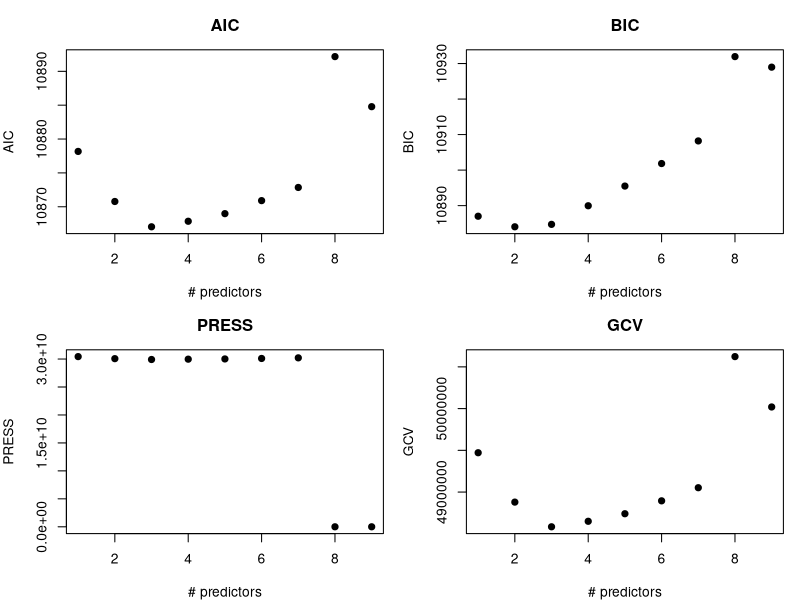
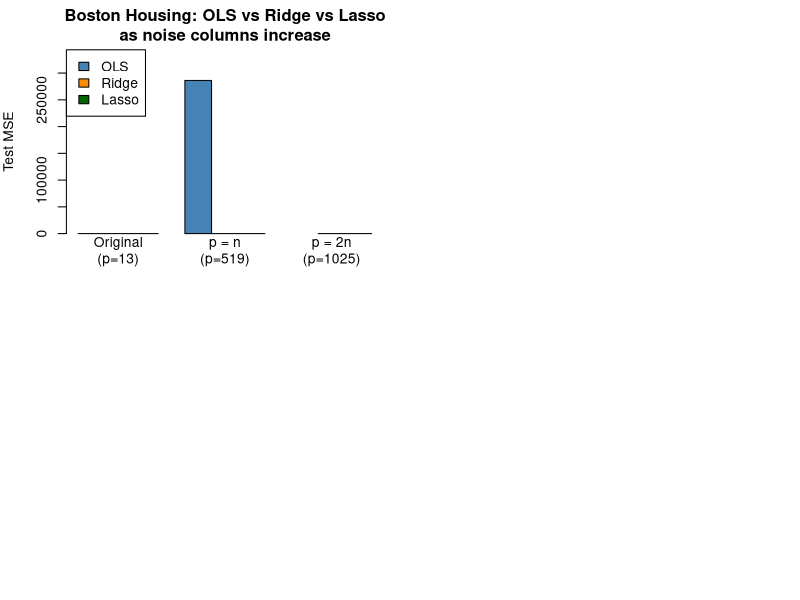

Recreate these plots in R, in order.
## ---- chunk 1
library(MatchIt)
library(leaps)
data(lalonde)

y <- lalonde$re78
X_vars <- c("age","educ", "hisp","married","nodegr","re74","re75","treat")

sub_fit <- regsubsets(re78 ~ age + educ + married +
                              nodegree + re74 + re75 + treat,
                      data    = lalonde,
                      nvmax   = 9,
                      method  = "exhaustive")

sub_sum <- summary(sub_fit)
n       <- nrow(lalonde)
p_vec   <- 1:9          # number of predictors in model of size k


rss_vec <- sub_sum$rss
k_vec   <- p_vec + 1          # +1 for intercept

aic_vec <- n * log(rss_vec / n) + 2 * k_vec

bic_vec <- n * log(rss_vec / n) + k_vec * log(n)

gcv_vec <- (rss_vec / n) / (1 - k_vec / n)^2



press_vec <- numeric(9)
for (k in 1:7) {
  vars_k   <- names(which(sub_sum$which[k, -1]))   # drop intercept column
  formula_k <- as.formula(paste("re78 ~", paste(vars_k, collapse = " + ")))
  fit_k    <- lm(formula_k, data = lalonde)
  h_ii     <- hatvalues(fit_k)
  e_i      <- residuals(fit_k)
  press_vec[k] <- sum((e_i / (1 - h_ii))^2)
}

par(mfrow = c(2, 2), mar = c(4, 4, 3, 1))

plot(p_vec, aic_vec,    pch = 19,
     xlab = "# predictors", ylab = "AIC",   main = "AIC")

plot(p_vec, bic_vec,    pch = 19,
     xlab = "# predictors", ylab = "BIC",   main = "BIC")

plot(p_vec, press_vec,  pch = 19, 
     xlab = "# predictors", ylab = "PRESS", main = "PRESS")

plot(p_vec, gcv_vec,    pch = 19, 
     xlab = "# predictors", ylab = "GCV",   main = "GCV")

## ---- chunk 2
library(MASS)       # Boston data
library(glmnet)     # ridge and lasso

set.seed(42)
data(Boston)


y    <- Boston$medv
X_orig <- model.matrix(medv ~ ., data = Boston)[, -1]   # 13 original predictors
n    <- nrow(X_orig)   # 506

# Helper: fit OLS / ridge / lasso and return test MSE
compare_models <- function(X_full, y, label) {
  # 80/20 train-test split
  set.seed(42)
  train_idx <- sample(n, floor(0.8 * n))
  test_idx  <- setdiff(1:n, train_idx)

  X_tr <- X_full[train_idx, ];  y_tr <- y[train_idx]
  X_te <- X_full[test_idx,  ];  y_te <- y[test_idx]

  #  OLS
  ols_df   <- data.frame(y = y_tr, X_tr)
  ols_fit  <- lm(y ~ ., data = ols_df)
  ols_pred <- predict(ols_fit, newdata = data.frame(X_te))
  ols_mse  <- mean((y_te - ols_pred)^2)

  #  Ridge 
  cv_ridge  <- cv.glmnet(X_tr, y_tr, alpha = 0, nfolds = 10)
  ridge_pred <- predict(cv_ridge, s = "lambda.min", newx = X_te)
  ridge_mse  <- mean((y_te - ridge_pred)^2)

  #  Lasso 
  cv_lasso  <- cv.glmnet(X_tr, y_tr, alpha = 1, nfolds = 10)
  lasso_pred <- predict(cv_lasso, s = "lambda.min", newx = X_te)
  lasso_mse  <- mean((y_te - lasso_pred)^2)

  # Number of non-zero lasso coefficients
  lasso_nz  <- sum(coef(cv_lasso, s = "lambda.min") != 0) - 1  # excl. intercept

  cat(sprintf("\n=== %s ===\n", label))
  cat(sprintf("  OLS   test MSE: %.3f\n", ols_mse))
  cat(sprintf("  Ridge test MSE: %.3f  (lambda=%.4f)\n",
              ridge_mse, cv_ridge$lambda.min))
  cat(sprintf("  Lasso test MSE: %.3f  (lambda=%.4f, non-zero coefs: %d)\n",
              lasso_mse, cv_lasso$lambda.min, lasso_nz))

  invisible(list(ols=ols_mse, ridge=ridge_mse, lasso=lasso_mse))
}

res0 <- compare_models(X_orig, y, "Original (p=13)")

noise1 <- matrix(rnorm(n * n), nrow = n)
X1     <- cbind(X_orig, noise1)          
res1   <- compare_models(X1, y, "p = n noise columns added (p=519)")

noise2 <- matrix(rnorm(n * 2 * n), nrow = n)
X2     <- cbind(X_orig, noise2)          # p = 13 + 1012 = 1025

res2_ridge_lasso <- compare_models(X2[, ], y,
                                   "p = 2n noise columns added (p=1025)")

scenarios <- c("Original\n(p=13)", "p = n\n(p=519)", "p = 2n\n(p=1025)")
ols_mse   <- c(res0$ols,   res1$ols,   NA)    # OLS undefined at p>n_train
ridge_mse <- c(res0$ridge, res1$ridge, res2_ridge_lasso$ridge)
lasso_mse <- c(res0$lasso, res1$lasso, res2_ridge_lasso$lasso)

barplot(rbind(ols_mse, ridge_mse, lasso_mse),
        beside  = TRUE,
        names.arg = scenarios,
        col     = c("steelblue","darkorange","darkgreen"),
        legend.text = c("OLS","Ridge","Lasso"),
        args.legend = list(x = "topleft"),
        ylab    = "Test MSE",
        main    = "Boston Housing: OLS vs Ridge vs Lasso\nas noise columns increase",
        ylim    = c(0, max(c(ols_mse, ridge_mse, lasso_mse), na.rm=TRUE) * 1.2))
